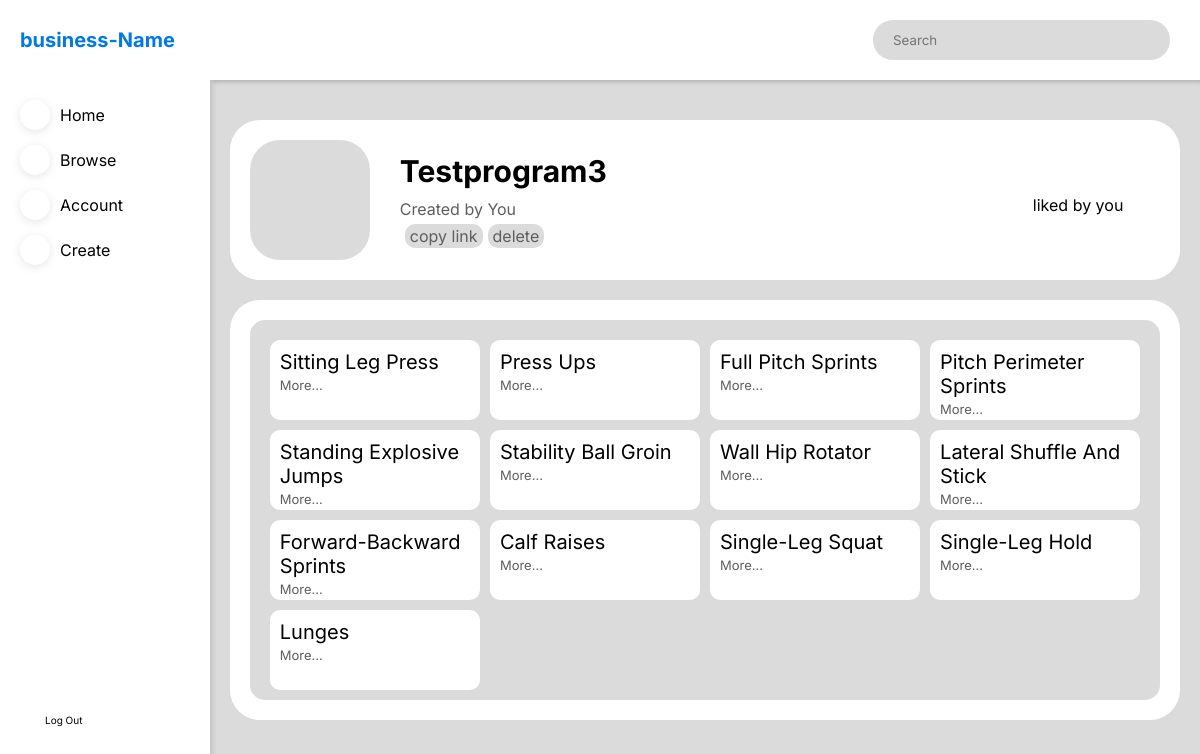
The page /program/4 (signed in) on the database its author committed.
### website/models.py (models this page shows)
class Program(db.Model):
    id = db.Column(db.Integer, primary_key=True)
    name = db.Column(db.String(150), nullable=False)
    user_id = db.Column(db.Integer, db.ForeignKey('user.id'), nullable=False)
    description = db.Column(db.String(3000))
    exercises = db.relationship(
        'Exercise', secondary=ExerciseProgram, backref='Exercisess')

@dataclass
class Exercise(db.Model):
    id: int
    name: str
    type_id: int
    link: str
    Instructions: str
    id = db.Column(db.Integer, primary_key=True)
    name = db.Column(db.String(150), nullable=False)
    type_id = db.Column(db.Integer, db.ForeignKey('type.id'), nullable=False)
    link = db.Column(db.String(1000))
    Instructions = db.Column(db.String(1000))

### website/dashboard.py (the view)
@dashboard.route('/program/<int:id>')
def program(id):
    if 'user' in session:
        user = session['user']
        program_info = db.session.query(
            Program.id, Program.name, Program.description, User.username).join(User).filter(Program.id == id).first()
        if not program_info:
            abort(404)
        exercises = Program.query.filter(Program.id == id).first().exercises
        user_id = db.session.query(User.id).filter(
            User.username == user).first()
        user_like = db.session.query(FavoriteProgram).filter(
            (FavoriteProgram.columns.user_id == int(user_id[0])) & (FavoriteProgram.columns.program_id == int(id))).first()
        if user_like:
            liked_by_user = True
        else:
            liked_by_user = False
        likes = db.session.query(FavoriteProgram).filter(
            (FavoriteProgram.columns.program_id == int(id))).count()
        return render_template('program.html', username=user, program_info=program_info, exercises=exercises, liked_by_user=liked_by_user, likes=likes)
    else:
        return redirect((url_for('auth.signin')))

### website/templates/program.html (shortened to what this page needs)
{% extends 'dashboard_template.html' %}
{% block content %}
<div class="dashboard-body-element dashboard-body-first dashboard-body-program-first">
    <div class="dashboard-body-icon dashboard-body-tag">
        <span class="iconify" data-icon="akar-icons:folder"></span>
    </div>
    <div class='dashboard-program-info-wrapper'>
        <div class="dashboard-body-tag dashboard-body-tag-info">
            <p>{{program_info[1] | capitalize}}</p>
            {% if program_info[3] == username %}
            <p>Created by You</p>
            <div class="dashboard-program-info-settings">
                <a id='dashboard-program-info-settings-copylink'>copy link</a>
                <a id='dashboard-program-info-settings-deletepost'> delete</a>
            </div>
            {% else %}
            <p>Created by {{program_info[3]}} </p>
            {% endif %}
        </div>
        <div class="dashboard-body-tag dashboard-program-actions-wrapper">
            <div class="dashboard-program-actions dashboard-program-actions-likes">
                {% if liked_by_user == True %}
                {% if likes > 1 %}
                <p id='dashboard-program-actions-like-text'>Liked by you and {{likes}} others</p>
                {% else %}
                <p id='dashboard-program-actions-like-text'>liked by you</p>
                {% endif %}
                {% endif %}
            </div>
        </div>
    </div>
</div>
<div class="dashboard-body-element dashboard-program-exercises-wrapper">
    <div class="dashboard-program-exercises">
        {% for exercise in exercises%}
        <div class="dashboard-program-exercise">
            <p class="dashboard-create-modal-exercisesbody-title">{{exercise.name}}</p>
            <a class="dashboard-create-modal-exercisesbody-link"
                onclick="location.href='/exercise/{{exercise.id}}';">more...</a>
        </div>
        {% endfor %}
    </div>
</div>
{% endblock %}

### website/templates/dashboard_template.html (shortened to what this page needs)
<!DOCTYPE html>
<html lang="en">
<head>
    <link rel="stylesheet" href="{{ url_for('static', filename = 'styles.css') }}" />
</head>
<body>
    <div class="dashboard-wrapper">
        <div class="dashboard-navtop">
            <form method="POST" class="dashboard-navsearch" id='dashboard-navsearch'>
                <input type="text" placeholder="Search" />
            </form>
        </div>
        <div class="dashboard-nav-sticky dashboard-navleft">
            <div class="dashboard-navlogo">
                <p>business-Name</p>
            </div>
            <ul class="dashboard-navnavigation">
                <li>
                    <div id='dashboard-nav-home' class="dashboard-nav-navelement"
                        onclick="location.href = '/dashboard';">
                        <div id='dashboard-nav-home-icn' class="dashboard-nav-navelement-icn">
                        </div>
                        <p>Home</p>
                    </div>
                </li>
                <li>
                    <div id='dashboard-nav-browse' class="dashboard-nav-navelement"
                        onclick="location.href = '/browse';">
                        <div id='dashboard-nav-browse-icn' class="dashboard-nav-navelement-icn">
                        </div>
                        <p>Browse</p>
                    </div>
                </li>
                <li>
                    <div id='dashboard-nav-account' class="dashboard-nav-navelement"
                        onclick="location.href = '/account';">
                        <div id='dashboard-nav-account-icn' class="dashboard-nav-navelement-icn">
                        </div>
                        <p>Account</p>
                    </div>
                </li>
                <li>
                    <div id='dashboard-nav-create' class="dashboard-nav-navelement"
                        onclick="location.href = '/create';">
                        <div id='dashboard-nav-create-icn' class="dashboard-nav-navelement-icn">
                        </div>
                        <p>Create</p>
                    </div>
                </li>
            </ul>
            <a class="dashboard-navlogout" href="/signout">
                <span class="iconify" data-icon="ooui:log-out-ltr"></span> Log Out</a>
        </div>
        <div class="dashboard-body">{% block content %} {% endblock %}</div>
    </div>
</body>
</html>

### website/static/styles.css (style rules this page uses)
* { padding: 0; margin: 0; box-sizing: border-box; font-family: "Inter", "Poppins"; }
:root { --main-color: #0078e7; --secondary-color: #dbdbdb; --background-colour: #ffffff; --text-color-1: #000000; --text-color-2: #5e5e5e; --text-color-3: #ffffff; }
html { scroll-behavior: smooth; }
.dashboard-wrapper { display: grid; grid-template: "lefthead tophead" "lefthead body"; grid-template-columns: max(200px, 17.5%) auto; grid-template-rows: max(80px, 10%) auto; height: 100vh; width: 100vw; }
.dashboard-navtop { grid-area: tophead; position: sticky; top: 0; height: max(80px, 10%); background-color: var(--background-colour); display: flex; align-items: center; box-shadow: 3px 2px 4px rgb(0 0 0 / 10%); }
.dashboard-navsearch { margin-right: 30px; margin-left: auto; background-color: var(--secondary-color); display: flex; align-items: center; justify-content: space-between; height: 40px; width: 30%; border-radius: 20px; }
.dashboard-navsearch input { background-color: rgba(0, 0, 0, 0); border: none; width: 80%; margin-left: 20px; }
.dashboard-body { grid-area: body; background-color: var(--secondary-color); box-shadow: inset 3px 2px 4px rgba(0, 0, 0, 0.1); height: auto; width: 100%; padding-bottom: 20px; }
.dashboard-navleft { grid-area: lefthead; position: fixed; top: 0; background-color: var(--background-colour); height: 100%; display: grid; grid-template-rows: 10% 70% auto; width: max(200px, 17.5%); }
.dashboard-navlogo { grid-row: 1; font-size: 20px; color: var(--main-color); display: flex; align-items: center; margin-left: 20px; font-weight: bold; }
.dashboard-navnavigation { grid-row: 2; list-style: none; margin-left: 20px; margin-top: 20px; }
.dashboard-nav-navelement { display: flex; align-items: center; margin-bottom: 15px; }
.dashboard-nav-navelement-icn { border-radius: 50%; background-color: var(--background-colour); filter: drop-shadow(0px 2px 4px rgba(0, 0, 0, 0.1)); height: 30px; width: 30px; display: flex; justify-content: center; align-items: center; margin-right: 10px; color: var(--main-color); }
.dashboard-navlogout { grid-row: 3; bottom: 0; font-size: 10px; text-decoration: none; color: var(--text-color-1); display: flex; align-items: center; margin-left: 20px; }
.dashboard-navlogout .iconify { width: 20px; height: 20px; margin-right: 5px; }
.dashboard-body-first { margin-top: 40px; }
.dashboard-body-element { width: 96%; margin-left: auto; margin-right: auto; background-color: var(--background-colour); padding: 20px; border-radius: 30px; }
.dashboard-body-tag-info p:not(:first-child) { color: var(--text-color-2); }
.dashboard-body-icon { height: 120px; width: 120px; background-color: var(--secondary-color); border-radius: 30px; display: flex; align-items: center; justify-content: center; }
.dashboard-body-icon .iconify { width: 60%; height: 60%; color: var(--text-color-2); }
.dashboard-body-tag p:first-child { margin-bottom: 10px; }
.dashboard-body-tag-info p:first-child { font-size: 30px; font-weight: bold; }
.dashboard-body-program-first { display: flex; align-items: center; }
.dashboard-program-info-wrapper { display: flex; align-items: center; justify-content: space-between; width: 80%; margin-left: 30px; height: 120px; }
.dashboard-program-info-settings { margin-top: 5px; display: flex; align-items: center; color: var(--text-color-2); }
.dashboard-program-info-settings a { background-color: var(--secondary-color); color: var(--text-color-2); border-radius: 10px; margin-left: 5px; padding: 2px 5px; text-decoration: none; }
.dashboard-program-actions-wrapper { display: flex; gap: 5%; }
.dashboard-program-actions { display: flex; flex-direction: column; align-items: center; gap: 10px; width: 100px; height: 100%; text-align: center; }
.dashboard-program-exercises-wrapper { margin-top: 20px; height: 60%; min-height: 400px; }
.dashboard-program-exercises { height: 100%; width: 100%; border-radius: 15px; padding: 20px; background-color: var(--secondary-color); display: grid; grid-template-columns: 1fr 1fr 1fr 1fr; grid-template-rows: auto; grid-row-gap: 10px; grid-column-gap: 10px; grid-template-rows: repeat(auto-fill, 80px); overflow: scroll; }
.dashboard-program-exercise { background-color: var(--background-colour); height: 80px; width: 100%; padding: 10px; border-radius: 10px; text-transform: capitalize; }
.dashboard-create-modal-exercisesbody-title { font-size: 20px; }
.dashboard-create-modal-exercisesbody-link { color: var(--text-color-2); font-size: 13px; }

### rows shown on the page
Program: name "Testprogram3"
Exercise: name "Sitting Leg Press"
Exercise: name "Press Ups"
Exercise: name "Full Pitch Sprints"
Exercise: name "Pitch Perimeter Sprints"
Exercise: name "Standing Explosive Jumps"
Exercise: name "Stability Ball Groin"
Exercise: name "Wall Hip Rotator"
Exercise: name "Lateral Shuffle And Stick"
Exercise: name "Forward-Backward Sprints"
Exercise: name "Calf Raises"
Exercise: name "Single-Leg Squat"
Exercise: name "Single-Leg Hold"
Exercise: name "Lunges"
